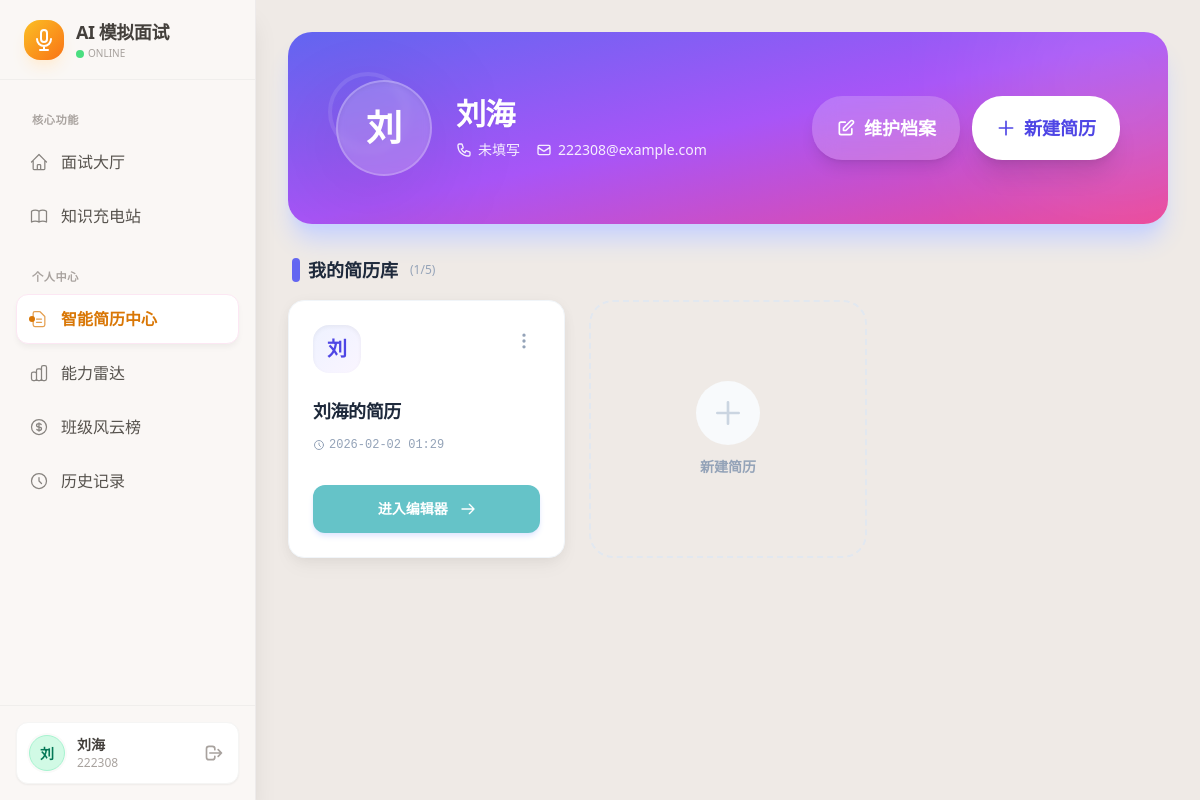
/resume_dashboard (signed in), run on the app's committed database.
### app/models.py (models this page shows, shortened)
class User(UserMixin, db.Model):
    __tablename__ = 'users'
    id = db.Column(db.Integer, primary_key=True)
    username = db.Column(db.String(50), unique=True, nullable=False)
    password_hash = db.Column(db.String(128))
    truename = db.Column(db.String(50))
    student_id = db.Column(db.String(20), unique=True)
    role = db.Column(db.String(20), default='student')
    department = db.Column(db.String(50))
    class_name = db.Column(db.String(50))
    resume_text = db.Column(db.Text)
    resume_tags = db.Column(db.String(255))  # 用逗号分隔的字符串存储
    profile_info = db.Column(db.JSON)
    created_at = db.Column(db.DateTime, default=datetime.now)

class Resume(db.Model):
    __tablename__ = 'resumes'
    id = db.Column(db.Integer, primary_key=True)
    user_id = db.Column(db.Integer, db.ForeignKey('users.id'))
    title = db.Column(db.String(100), default='我的简历')
    template_id = db.Column(db.String(50), default='modern')
    content = db.Column(db.JSON)  # 存储简历的结构化数据
    created_at = db.Column(db.DateTime, default=datetime.now)
    updated_at = db.Column(db.DateTime, default=datetime.now, onupdate=datetime.now)
    user = db.relationship('User', backref='resumes')

### app/routes.py (the view, shortened to what this page needs)
@bp.route('/resume_dashboard', methods=['GET', 'POST'])
@login_required
def resume_dashboard():
    resumes = Resume.query.filter_by(user_id=current_user.id).order_by(Resume.updated_at.desc()).all()
    return render_template('resume_dashboard.html', resumes=resumes, user=current_user)

### app/templates/resume_dashboard.html (shortened to what this page needs)
{% extends "base.html" %}
{% block content %}
<div class="space-y-8 pb-10">
    <div class="hero rounded-3xl bg-gradient-to-br from-indigo-500 via-purple-500 to-pink-500 text-white shadow-xl shadow-indigo-200 overflow-hidden relative group">
        <div class="absolute bottom-0 left-0 w-40 h-40 bg-black/5 rounded-full blur-2xl"></div>
        <div class="absolute top-10 left-10 w-20 h-20 border-4 border-white/10 rounded-full"></div>
        <div class="hero-content flex-col md:flex-row justify-between w-full p-8 md:p-12 z-10">
            <div class="flex items-center gap-6">
                {% set info = user.profile_info or {} %}
                <div class="avatar placeholder">
                    <div class="bg-white/20 text-white rounded-full w-24 h-24 shadow-inner backdrop-blur-sm border-2 border-white/20">
                        <span class="text-4xl font-bold">{{ (info.get('name') or user.truename or user.username or 'Me')[0] | upper }}</span>
                    </div>
                </div>
                <div>
                    <h1 class="text-3xl font-extrabold tracking-tight mb-2 drop-shadow-sm flex items-center gap-3">
                        {{ info.get('name') or user.truename or '未设置姓名' }}
                    </h1>
                    <div class="flex flex-wrap gap-4 text-sm font-medium opacity-90">
                        <span class="flex items-center gap-1.5">{{ info.get('phone') or '未填写' }}</span>
                        <span class="flex items-center gap-1.5"><svg xmlns="http://www.w3.org/2000/svg" class="h-4 w-4" fill="none" viewBox="0 0 24 24" stroke="currentColor"><path stroke-linecap="round" stroke-linejoin="round" stroke-width="2" d="M3 8l7.89 5.26a2 2 0 002.22 0L21 8M5 19h14a2 2 0 002-2V7a2 2 0 00-2-2H5a2 2 0 00-2 2v10a2 2 0 002 2z" /></svg>{{ info.get('email') or (user.username ~ '@example.com') }}</span>
                    </div>
                </div>
            </div>
            <div class="flex flex-col md:flex-row gap-3 mt-6 md:mt-0">
                <button onclick="document.getElementById('profile_modal').showModal()" class="btn btn-lg bg-white/20 hover:bg-white/30 border-none text-white backdrop-blur-md shadow-lg gap-2 group-hover:scale-105 transition-all">
                    <svg xmlns="http://www.w3.org/2000/svg" class="h-5 w-5" fill="none" viewBox="0 0 24 24" stroke="currentColor"><path stroke-linecap="round" stroke-linejoin="round" stroke-width="2" d="M11 5H6a2 2 0 00-2 2v11a2 2 0 002 2h11a2 2 0 002-2v-5m-1.414-9.414a2 2 0 112.828 2.828L11.828 15H9v-2.828l8.586-8.586z" /></svg>
                    维护档案
                </button>
                <button onclick="openCreateModal()" class="btn btn-lg bg-white text-indigo-600 hover:bg-indigo-50 border-none shadow-xl gap-2 group-hover:scale-105 transition-all">
                    <svg xmlns="http://www.w3.org/2000/svg" class="h-5 w-5" fill="none" viewBox="0 0 24 24" stroke="currentColor"><path stroke-linecap="round" stroke-linejoin="round" stroke-width="2" d="M12 4v16m8-8H4" /></svg>
                    新建简历
                </button>
            </div>
        </div>
    </div>
    <div>
        <h3 class="font-bold text-lg text-slate-800 flex items-center gap-2 mb-4 px-1">
            <div class="w-2 h-6 bg-indigo-500 rounded-full"></div>
            我的简历库
            <span class="text-xs font-normal text-slate-400 ml-1">({{ resumes|length }}/5)</span>
        </h3>
        {% if not resumes %}
        <div class="text-center py-20 bg-white rounded-3xl border border-dashed border-slate-300 shadow-sm">
            <div class="bg-indigo-50 w-20 h-20 rounded-full flex items-center justify-center mx-auto mb-4 text-indigo-500">
                <svg xmlns="http://www.w3.org/2000/svg" class="h-10 w-10" fill="none" viewBox="0 0 24 24" stroke="currentColor"><path stroke-linecap="round" stroke-linejoin="round" stroke-width="1.5" d="M9 12h6m-6 4h6m2 5H7a2 2 0 01-2-2V5a2 2 0 012-2h5.586a1 1 0 01.707.293l5.414 5.414a1 1 0 01.293.707V19a2 2 0 01-2 2z" /></svg>
            </div>
            <h3 class="text-lg font-bold text-slate-700">暂无简历</h3>
            <p class="text-slate-500 mb-6 mt-2 max-w-md mx-auto">您的简历库空空如也。创建第一份简历，让 AI 面试官更好地了解您。</p>
            <button onclick="openCreateModal()" class="btn btn-primary text-white shadow-lg shadow-indigo-200 px-8 rounded-full">立即创建</button>
        </div>
        {% else %}
        <div class="grid grid-cols-1 md:grid-cols-2 lg:grid-cols-3 gap-6">
            {% for resume in resumes %}
            <div class="card bg-white shadow-[0_2px_15px_-3px_rgba(0,0,0,0.07),0_10px_20px_-2px_rgba(0,0,0,0.04)] hover:shadow-[0_20px_25px_-5px_rgba(0,0,0,0.1),0_10px_10px_-5px_rgba(0,0,0,0.04)] transition-all duration-300 border border-slate-100 group hover:-translate-y-1">
                <div class="card-body p-6">
                    <div class="flex justify-between items-start mb-4">
                        <div class="w-12 h-12 rounded-2xl bg-gradient-to-br from-indigo-50 to-purple-50 text-indigo-600 flex items-center justify-center font-bold text-xl shadow-inner">
                            {{ resume.title[0] | upper }}
                        </div>
                        <div class="dropdown dropdown-end">
                            <label tabindex="0" class="btn btn-sm btn-ghost btn-circle text-slate-400 hover:bg-slate-100">
                                <svg xmlns="http://www.w3.org/2000/svg" class="h-5 w-5" fill="none" viewBox="0 0 24 24" stroke="currentColor"><path stroke-linecap="round" stroke-linejoin="round" stroke-width="2" d="M12 5v.01M12 12v.01M12 19v.01M12 6a1 1 0 110-2 1 1 0 010 2zm0 7a1 1 0 110-2 1 1 0 010 2zm0 7a1 1 0 110-2 1 1 0 010 2z" /></svg>
                            </label>
                        </div>
                    </div>
                    <h2 class="font-bold text-slate-800 text-lg mb-1 truncate tracking-tight">{{ resume.title }}</h2>
                    <p class="text-xs text-slate-400 mb-6 font-mono flex items-center gap-1">
                        <svg xmlns="http://www.w3.org/2000/svg" class="h-3 w-3" fill="none" viewBox="0 0 24 24" stroke="currentColor"><path stroke-linecap="round" stroke-linejoin="round" stroke-width="2" d="M12 8v4l3 3m6-3a9 9 0 11-18 0 9 9 0 0118 0z" /></svg>
                        {{ resume.updated_at.strftime('%Y-%m-%d %H:%M') }}
                    </p>
                    <div class="card-actions mt-auto">
                        <a href="{{ url_for('routes.resume_edit', resume_id=resume.id) }}" class="btn btn-primary w-full text-white shadow-md shadow-indigo-100 group-hover:shadow-indigo-200 border-none rounded-xl">
                            进入编辑器
                            <svg xmlns="http://www.w3.org/2000/svg" class="h-4 w-4 ml-1" fill="none" viewBox="0 0 24 24" stroke="currentColor"><path stroke-linecap="round" stroke-linejoin="round" stroke-width="2" d="M14 5l7 7m0 0l-7 7m7-7H3" /></svg>
                        </a>
                    </div>
                </div>
            </div>
            {% endfor %}
            {% if resumes|length < 5 %}
            <div onclick="openCreateModal()" class="card border-2 border-dashed border-slate-200 hover:border-indigo-400 hover:bg-indigo-50/30 transition-all cursor-pointer flex flex-col items-center justify-center min-h-[240px] group rounded-3xl">
                <div class="w-16 h-16 rounded-full bg-slate-50 group-hover:bg-indigo-100 text-slate-300 group-hover:text-indigo-500 flex items-center justify-center transition-all duration-300 mb-3 group-hover:scale-110">
                    <svg xmlns="http://www.w3.org/2000/svg" class="h-8 w-8" fill="none" viewBox="0 0 24 24" stroke="currentColor"><path stroke-linecap="round" stroke-linejoin="round" stroke-width="2" d="M12 4v16m8-8H4" /></svg>
                </div>
                <span class="text-sm font-bold text-slate-400 group-hover:text-indigo-600 transition-colors">新建简历</span>
            </div>
            {% endif %}
        </div>
        {% endif %}
    </div>
</div>
{% endblock %}

### app/templates/base.html (shortened to what this page needs)
<!DOCTYPE html>
<html data-theme="cupcake">
<head>
    <link href="https://cdn.jsdelivr.net/npm/daisyui@4.12.10/dist/full.min.css" rel="stylesheet" type="text/css" />
    <script src="https://cdn.tailwindcss.com"></script>
</head>
<body class="bg-base-200 text-base-content font-sans">
    <aside id="sidebar" style="background-color: #faf7f5;" class="fixed left-0 top-0 h-screen w-64 border-r border-stone-200/60 shadow-xl z-50 sidebar-transition transform -translate-x-full lg:translate-x-0 flex flex-col">
        <div class="h-20 flex items-center px-6 border-b border-stone-200/50">
            <a href="{{ url_for('routes.home') }}" class="flex items-center gap-3 w-full group">
                <div class="w-10 h-10 rounded-2xl bg-gradient-to-br from-amber-400 to-orange-500 flex items-center justify-center shadow-lg shadow-orange-100 group-hover:rotate-3 transition-transform duration-300">
                    <svg xmlns="http://www.w3.org/2000/svg" class="h-6 w-6 text-white" fill="none" viewBox="0 0 24 24" stroke="currentColor">
                        <path stroke-linecap="round" stroke-linejoin="round" stroke-width="2" d="M19 11a7 7 0 01-7 7m0 0a7 7 0 01-7-7m7 7v4m0 0H8m4 0h4m-4-8a3 3 0 01-3-3V5a3 3 0 116 0v6a3 3 0 01-3 3z" />
                    </svg>
                </div>
                <div>
                    <h1 class="text-lg font-bold text-stone-700 tracking-tight">AI 模拟面试</h1>
                    <div class="flex items-center gap-1">
                        <span class="w-2 h-2 rounded-full bg-green-400"></span>
                        <p class="text-[10px] text-stone-400 font-medium uppercase">Online</p>
                    </div>
                </div>
            </a>
        </div>
        <nav class="flex-1 overflow-y-auto sidebar-content px-4 py-2">
            <div class="menu-section-title">核心功能</div>
            <ul class="space-y-1">
                <li>
                    <a href="{{ url_for('routes.home') }}" class="menu-item flex items-center gap-3 px-3 py-3 {{ 'active' if request.endpoint == 'routes.home' else '' }}">
                        <span>面试大厅</span>
                    </a>
                </li>
                <li>
                    <a href="{{ url_for('routes.learning_index') }}" class="menu-item flex items-center gap-3 px-3 py-3 {{ 'active' if request.endpoint and 'learning' in request.endpoint else '' }}">
                        <span>知识充电站</span>
                    </a>
                </li>
                </ul>
            <div class="menu-section-title">个人中心</div>
            <ul class="space-y-1">
                <li>
                    <a href="{{ url_for('routes.resume_dashboard') }}" class="menu-item flex items-center gap-3 px-3 py-3 {{ 'active' if request.endpoint in ['routes.resume_dashboard', 'routes.resume_edit', 'routes.resume_builder', 'routes.profile_basic'] else '' }}">
                        <span>智能简历中心</span>
                    </a>
                </li>
                <li>
                    <a href="{{ url_for('routes.ability_radar') }}" class="menu-item flex items-center gap-3 px-3 py-3 {{ 'active' if request.endpoint == 'routes.ability_radar' else '' }}">
                        <span>能力雷达</span>
                    </a>
                </li>
                <li>
                    <a href="{{ url_for('routes.leaderboard') }}" class="menu-item flex items-center gap-3 px-3 py-3 {{ 'active' if request.endpoint == 'routes.leaderboard' else '' }}">
                        <span>班级风云榜</span>
                    </a>
                </li>
                <li>
                    <a href="{{ url_for('routes.history') }}" class="menu-item flex items-center gap-3 px-3 py-3 {{ 'active' if request.endpoint == 'routes.history' else '' }}">
                        <svg xmlns="http://www.w3.org/2000/svg" class="h-5 w-5 opacity-70" fill="none" viewBox="0 0 24 24" stroke="currentColor"><path stroke-linecap="round" stroke-linejoin="round" stroke-width="1.5" d="M12 8v4l3 3m6-3a9 9 0 11-18 0 9 9 0 0118 0z" /></svg>
                        <span>历史记录</span>
                    </a>
                </li>
            </ul>
        </nav>
        <div class="p-4 border-t border-stone-200/50 bg-[#faf7f5]">
            {% if current_user.is_authenticated %}
                {% set avatar_styles = [
                    'bg-rose-100 text-rose-700 border border-rose-200',
                    'bg-orange-100 text-orange-700 border border-orange-200',
                    'bg-emerald-100 text-emerald-700 border border-emerald-200',
                    'bg-cyan-100 text-cyan-700 border border-cyan-200',
                    'bg-blue-100 text-blue-700 border border-blue-200',
                    'bg-violet-100 text-violet-700 border border-violet-200',
                    'bg-fuchsia-100 text-fuchsia-700 border border-fuchsia-200'
                ] %}
                {% set style_class = avatar_styles[(current_user.id) % 7] %}
                <div class="flex items-center gap-3 w-full p-3 bg-white rounded-xl shadow-sm border border-stone-100">
                    <div class="avatar placeholder">
                        <div class="{{ style_class }} w-9 h-9 rounded-full grid place-items-center ring-2 ring-stone-50">
                            <span class="text-sm font-bold leading-none select-none mt-[1px]">{{ current_user.truename[0] if current_user.truename else '我' }}</span>
                        </div>
                    </div>
                    <div class="flex-1 min-w-0 text-left">
                        <p class="text-sm font-bold text-stone-700 truncate">{{ current_user.truename }}</p>
                        <p class="text-xs text-stone-400 truncate">{{ current_user.username }}</p>
                    </div>
                    <a href="{{ url_for('auth.logout') }}" class="btn btn-ghost btn-xs btn-square text-stone-400 hover:text-red-500" title="退出登录">
                        <svg xmlns="http://www.w3.org/2000/svg" class="h-5 w-5" fill="none" viewBox="0 0 24 24" stroke="currentColor"><path stroke-linecap="round" stroke-linejoin="round" stroke-width="2" d="M17 16l4-4m0 0l-4-4m4 4H7m6 4v1a3 3 0 01-3 3H6a3 3 0 01-3-3V7a3 3 0 013-3h4a3 3 0 013 3v1" /></svg>
                    </a>
                </div>
            {% else %}
                <a href="{{ url_for('auth.login') }}" class="btn btn-primary w-full text-white">立即登录</a>
            {% endif %}
        </div>
    </aside>
    <main class="min-h-screen main-content pt-16 lg:pt-0 transition-all duration-300">
        <div class="p-4 sm:p-6 lg:p-8">
            {% block content %}{% endblock %}
        </div>
    </main>
</body>
</html>

### data on the page
User: truename "刘", truename "刘海", username "222308", get "222308@example.com"
Resume: title "刘", title "刘海的简历", updated_at "2026-02-02 01:29"

### other printed values
{{ info.get('phone') or '未填写' }} "未填写"
{{ resumes|length }} "1"
